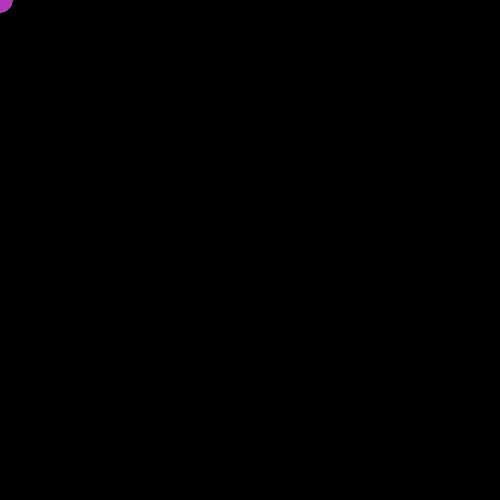
Frame 1 (no input)
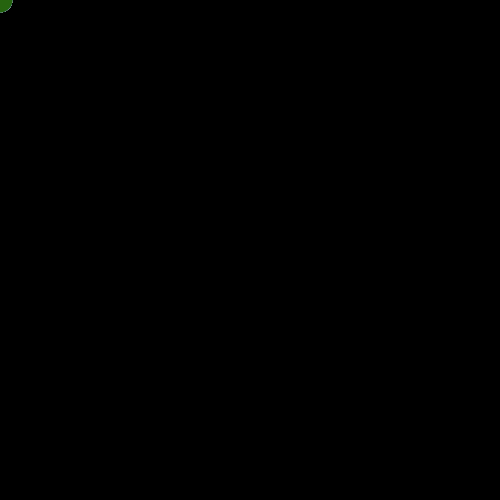
Frame 60 (no input)
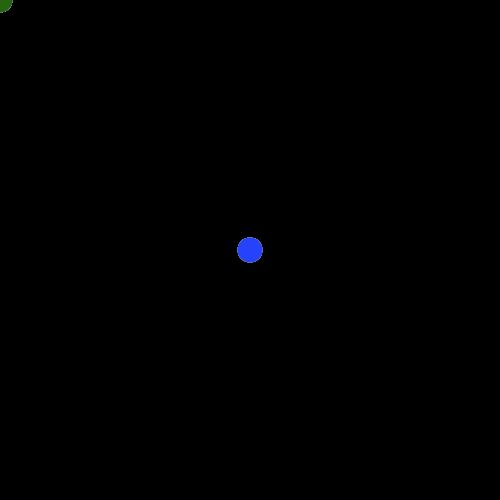
Frame 120 (the mouse pressed at the canvas centre since frame 60)

The p5.js sketch that drew these frames (run headless with seeded random() and noise() and a simulated clock; from frame 60 on, the mouse is pressed at the canvas centre):

// p5.js sketch
// ── sketch.js
function setup() {
 noStroke()
 
  createCanvas(500, 500);
  background(0, 0, 0);
//let xPos = random(0, 500);
//let yPos = random(0, 500);
  
  ellipse(mouseX, mouseY, 25, 25);
  
}
function draw() {
  let xPos = random(0, 500);
  let yPos = random(0, 500);

    ellipse(mouseX, mouseY, 25, 25);
}
function draw(){
  
   let r = random(0, 255)
   let g = random(0, 255)
   let b = random(0, 255)
  fill(r,g,b);
  ellipse(mouseX, mouseY, 25, 25);
}
function mouseClicked(){
 

    ellipse(mouseX, mouseY, 25, 25);
  let r = random(0, 255)
  let g = random(0, 255)
  let b = random(0, 255)
  fill(r,g,b);
}
